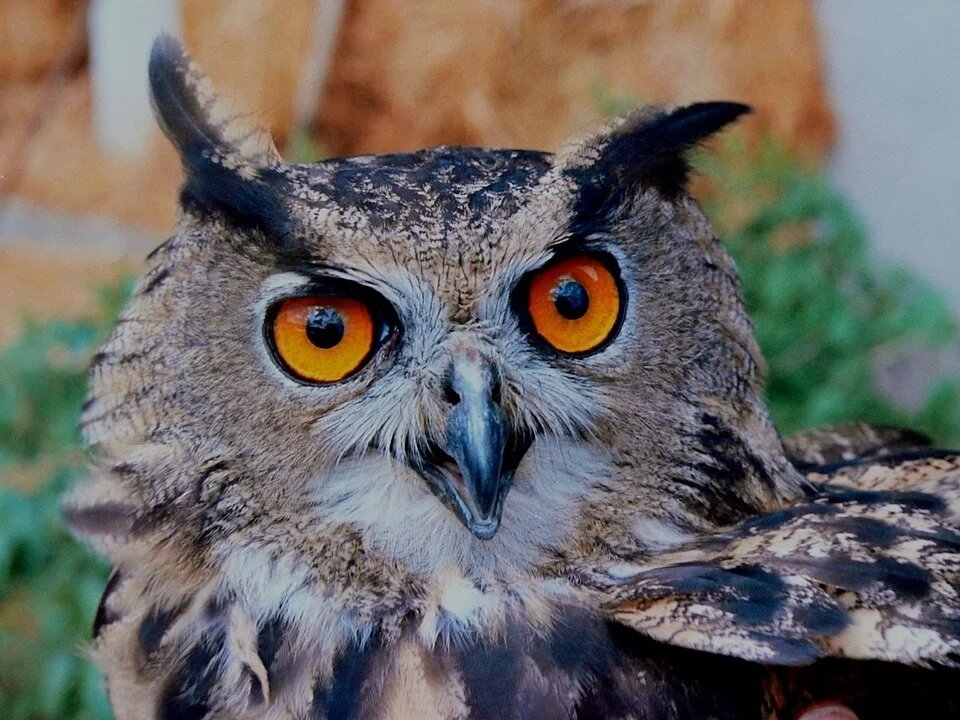
#> input picture 1.jpg, 960 x 720 px
$ python lab3_dop.py
#> lines starting #> are read from the running program, lines starting #| are printed output that depends on the picture
import numpy as np
import matplotlib.image as mpimg
import matplotlib.pyplot as plt
img=mpimg.imread('1.jpg')
#> img is the input picture: shape (720, 960, 3); mean R, G, B 106.9, 103.3, 100.3
RB = np.array(img)
RB[:, :, 1] = 0
plt.imshow(RB)
plt.show()

RB = np.array(img, dtype=int)
RB += -50
plt.imshow(RB)
plt.show()

gray = np.dot(img, [0.2989, 0.5870, 0.1440])
plt.imshow(gray)
plt.gray()
plt.show()

fig, ax = plt.subplots()
RB = np.array(img[:,:,1])
#> RB: shape (720, 960)
RB = RB.ravel()
ax.hist(RB, bins=256, color="green", range=(0, 256))
plt.show()
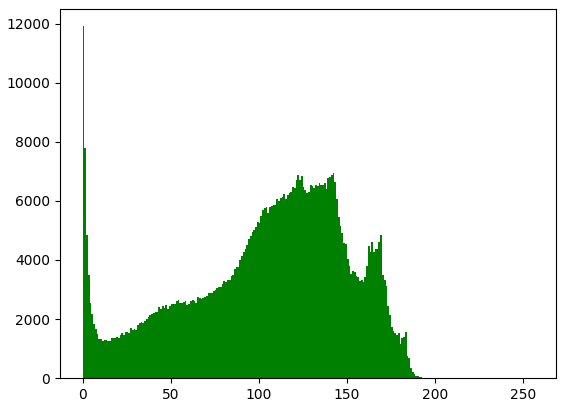
#> figure drawn by matplotlib, 1 panel; tallest bar 11910 high, from x = 0 to 1


def compr(A,r):
    u, s, v = np.linalg.svd(A)
    u = u[:,0:r]
    s = np.diag(s)
    s = s[0:r,0:r]
    v = v[0:r,:]
    return (u.dot(s)).dot(v)

R = img[:, :, 0]
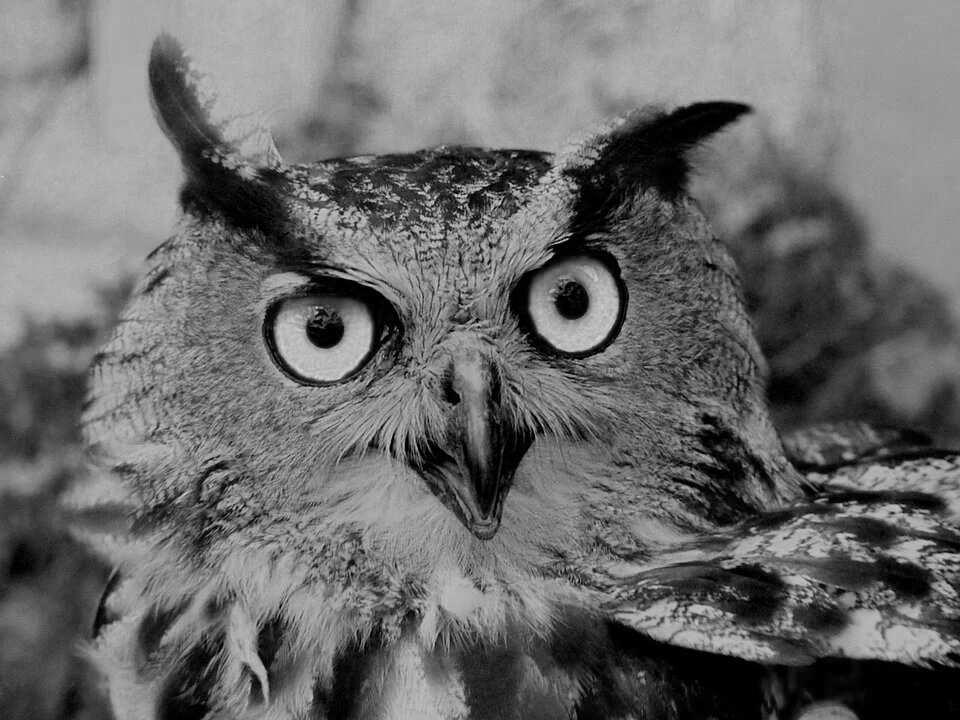
#> R: shape (720, 960); min 0, max 213, mean 106.9
G = img[:, :, 1]
B = img[:, :, 2]
r = 500
R = compr(R,r)
#> in compr, `u, s, v = np.linalg.svd(A)`:
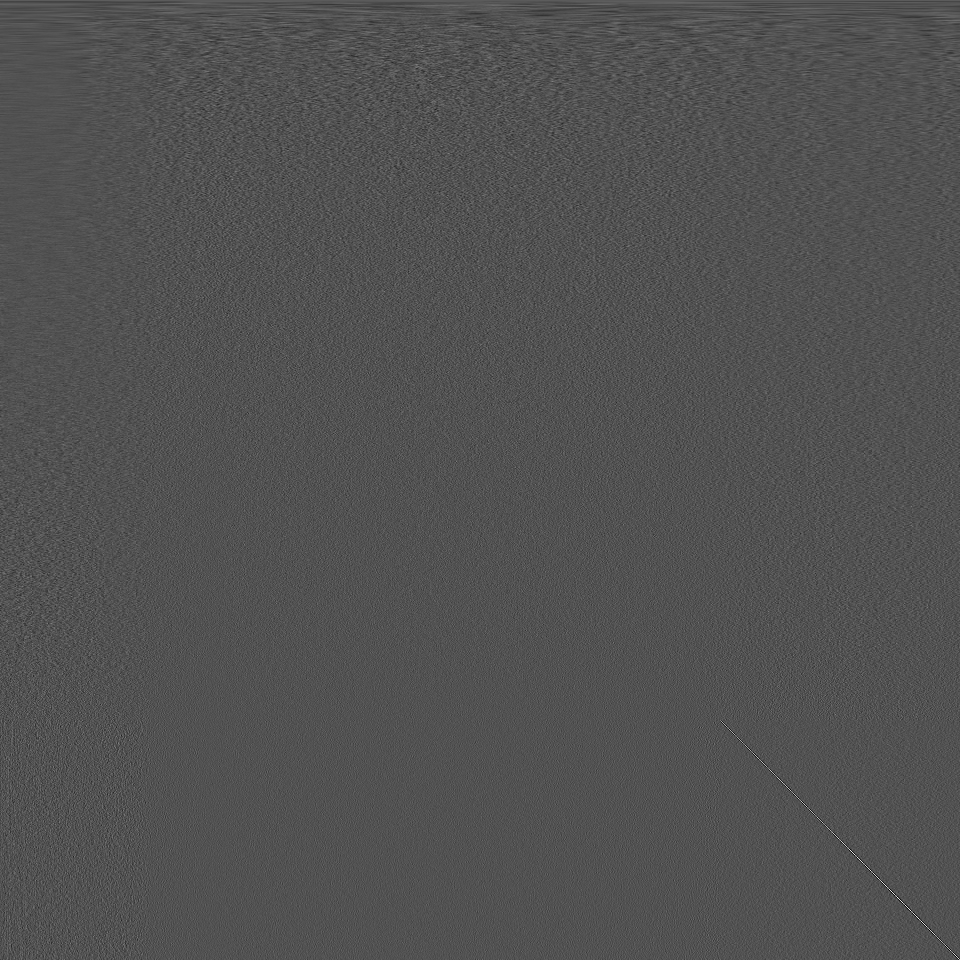
#> v: shape (960, 960) float64; min -0.295, max 0.62, mean 3.71e-05; drawn with min black and max white
#> in compr, `u, s, v = np.linalg.svd(A)`: s = 720 values, max 92185.2 at index 0, min 3.65 at index 719, mean 639.7
G = compr(G,r)
#> call 2 of compr, with r = 500
#> in compr (call 2), `u, s, v = np.linalg.svd(A)`: s = 720 values, max 88108.3 at index 0, min 3.46 at index 719, mean 612.5
#> in compr (call 2), `return (u.dot(s)).dot(v)`:
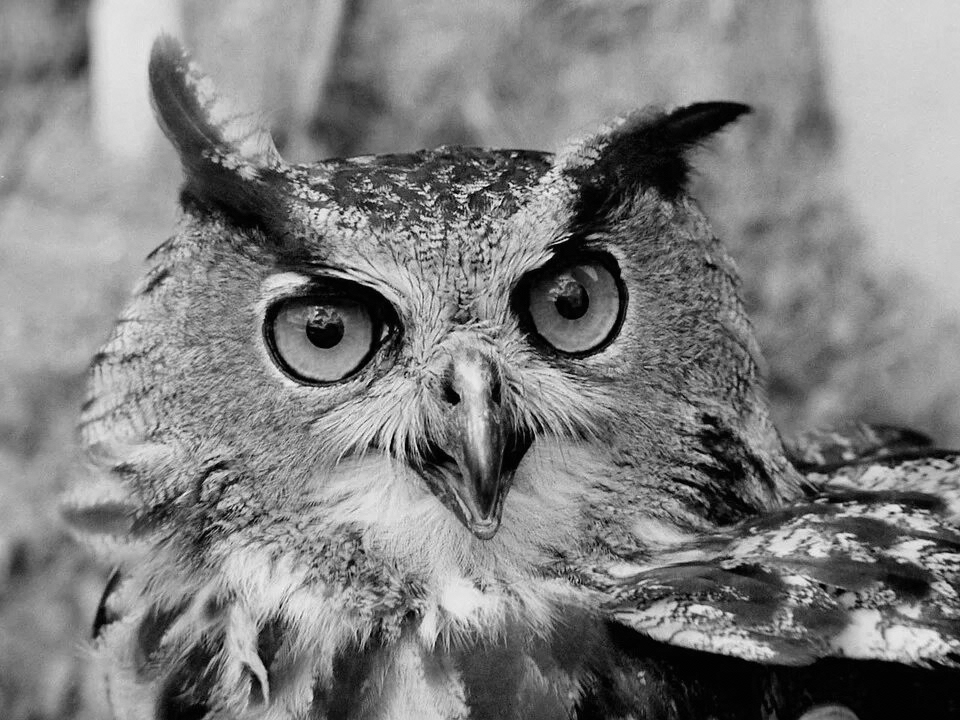
#> returned value: shape (720, 960) float64; min -2.01, max 207.4, mean 103.3; drawn with min black and max white
B = compr(B,r)
#> call 3 of compr, with r = 500
#> in compr (call 3), `u, s, v = np.linalg.svd(A)`: s = 720 values, max 85421.9 at index 0, min 3.91 at index 719, mean 619.3
#> in compr (call 3), `u = u[:,0:r]`:
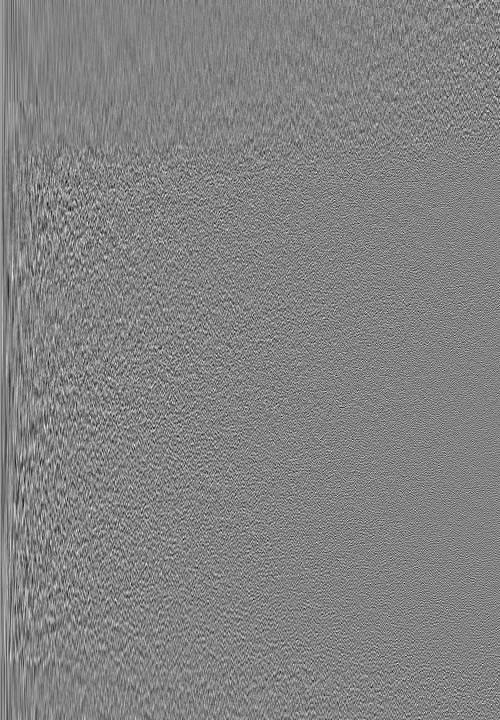
#> u: shape (720, 500) float64; min -0.197, max 0.187, mean 6.99e-05; drawn with min black and max white
#> in compr (call 3), `v = v[0:r,:]`:
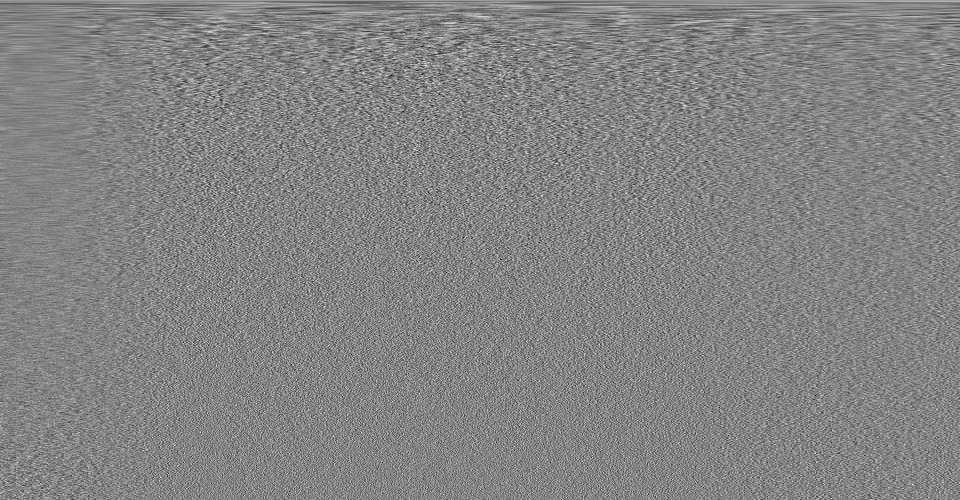
#> v: shape (500, 960) float64; min -0.193, max 0.18, mean 6.33e-05; drawn with min black and max white
#> in compr (call 3), `return (u.dot(s)).dot(v)`:
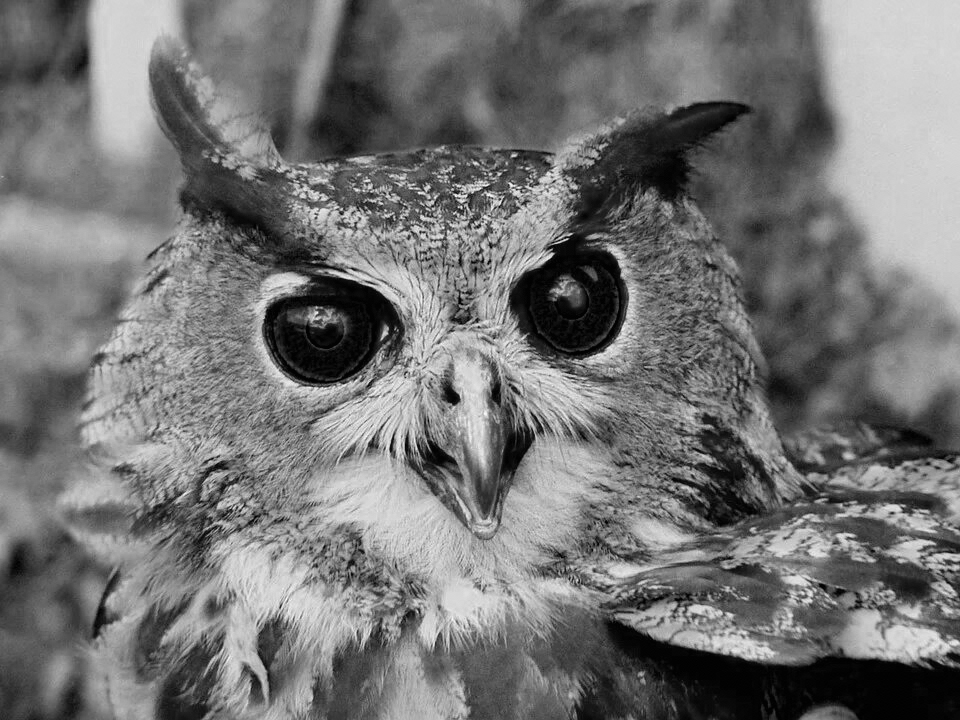
#> returned value: shape (720, 960) float64; min -2.31, max 222.6, mean 100.3; drawn with min black and max white
img1 = np.array(img)
img1[:, :, 0] = R
img1[:, :, 1] = G
img1[:, :, 2] = B
plt.imshow(img1)
plt.show()
